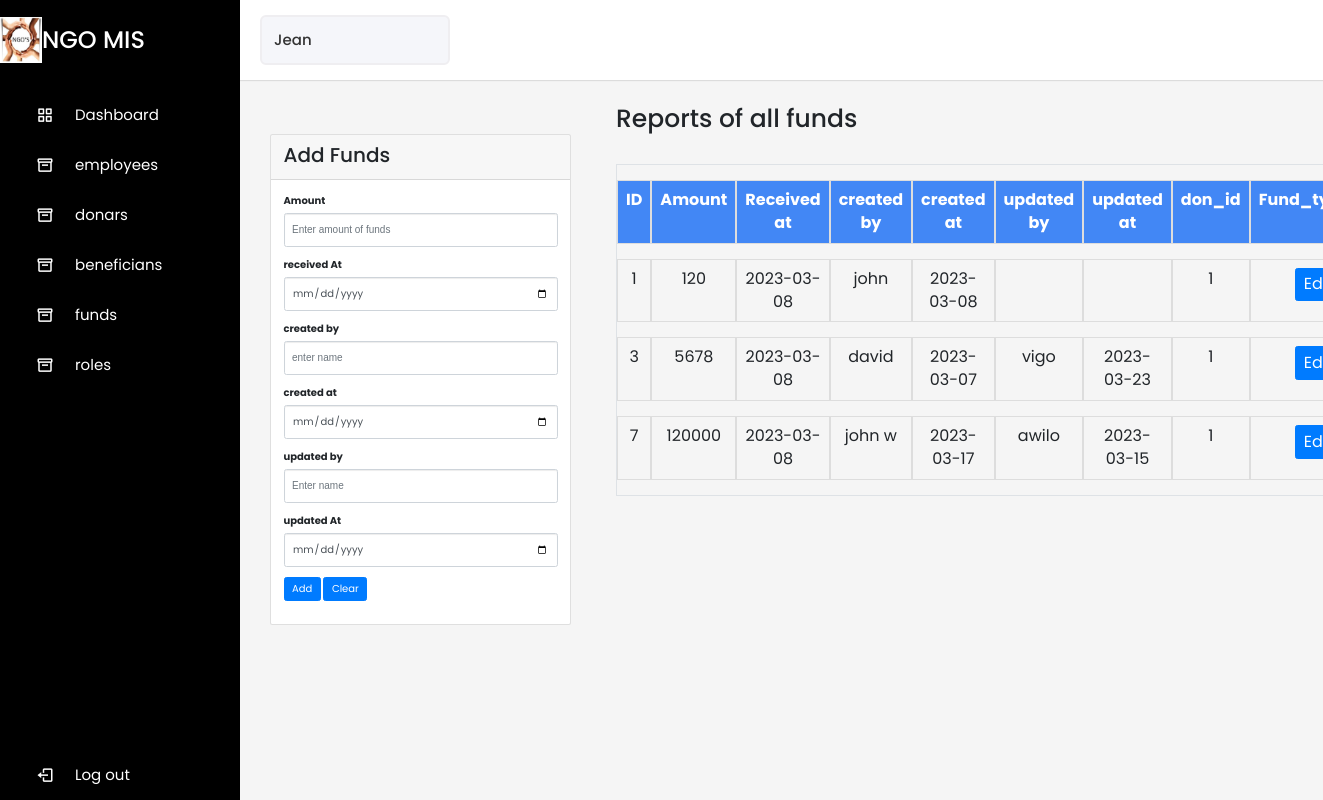
Screenshot of /ngo/data_input/funds.php with the database file from the repository.
### tables this page shows
CREATE TABLE `funds` (
  `fund_id` int(11) NOT NULL,
  `amount` int(11) NOT NULL,
  `received_at` date NOT NULL,
  `created_by` varchar(20) NOT NULL,
  `created_at` date NOT NULL,
  `updated_by` varchar(20) DEFAULT NULL,
  `updated_at` date DEFAULT NULL,
  `don_id` int(11) NOT NULL,
  `fund_type_id` int(11) NOT NULL
);

### ngo/data_input/report_fund.php (the view, shortened to what this page needs)
<main>
<?php
require '../database/connection.php';
$sql = 'SELECT * FROM funds';
$statement = $conn->prepare($sql);
$statement->execute();
$funds = $statement->fetchAll(PDO::FETCH_OBJ);
 ?>
<div class="container">
    <div class="card-body">
      <table class="table table-bordered" style="font-size:2vh;">
        <tr>
          <th>ID</th>
          <th>Amount</th>
          <th>Received at</th>
          <th>created by</th>
          <th>created at</th>
          <th>updated by</th>
          <th>updated at</th>
          <th>don_id</th>
          <th>Fund_type_id</th>
        </tr>
        <?php foreach($funds as $fund): ?>
          <tr>
            <td><?= $fund->fund_id; ?></td>
            <td><?= $fund->amount; ?></td>
            <td><?= $fund->received_at; ?></td>
            <td><?= $fund->created_by; ?></td>
            <td><?= $fund->created_at; ?></td>
            <td><?= $fund->updated_by; ?></td>
            <td><?= $fund->updated_at; ?></td>
            <td><?= $fund->don_id; ?></td>
            <td>
              <a href="edit_fund.php?fund_id=<?= $fund->fund_id ?>" class="btn btn-primary" style="font-size:2vh;">Edit</a></td>
          </tr>
        <?php endforeach; ?>
      </table>
  </div>
</div>
</div>

### ngo/css/style.css (style rules this page uses)
* { padding: 0%; margin: 0%; }
::placeholder { color:#fff; font-family:Arial; }

### ngo/data_input/funds.php (style rules this page uses)
* { margin: 0; padding: 0; box-sizing: border-box; font-family: 'Poppins', sans-serif; }
table { border-collapse: separate; border-spacing: 0 15px; }
th { background-color: #4287f5; color: white; }
th, td { width: 150px; text-align: center; border: 1px; padding: 5px; }

### rows the page displays
funds: fund_id "1", amount "120", received_at "2023-03-08", created_by "john", created_at "2023-03-08", don "1"
funds: fund_id "3", amount "5678", received_at "2023-03-08", created_by "david", created_at "2023-03-07", updated_by "vigo", updated_at "2023-03-23", don "1"
funds: fund_id "7", amount "120000", received_at "2023-03-08", created_by "john w", created_at "2023-03-17", updated_by "awilo", updated_at "2023-03-15", don "1"
